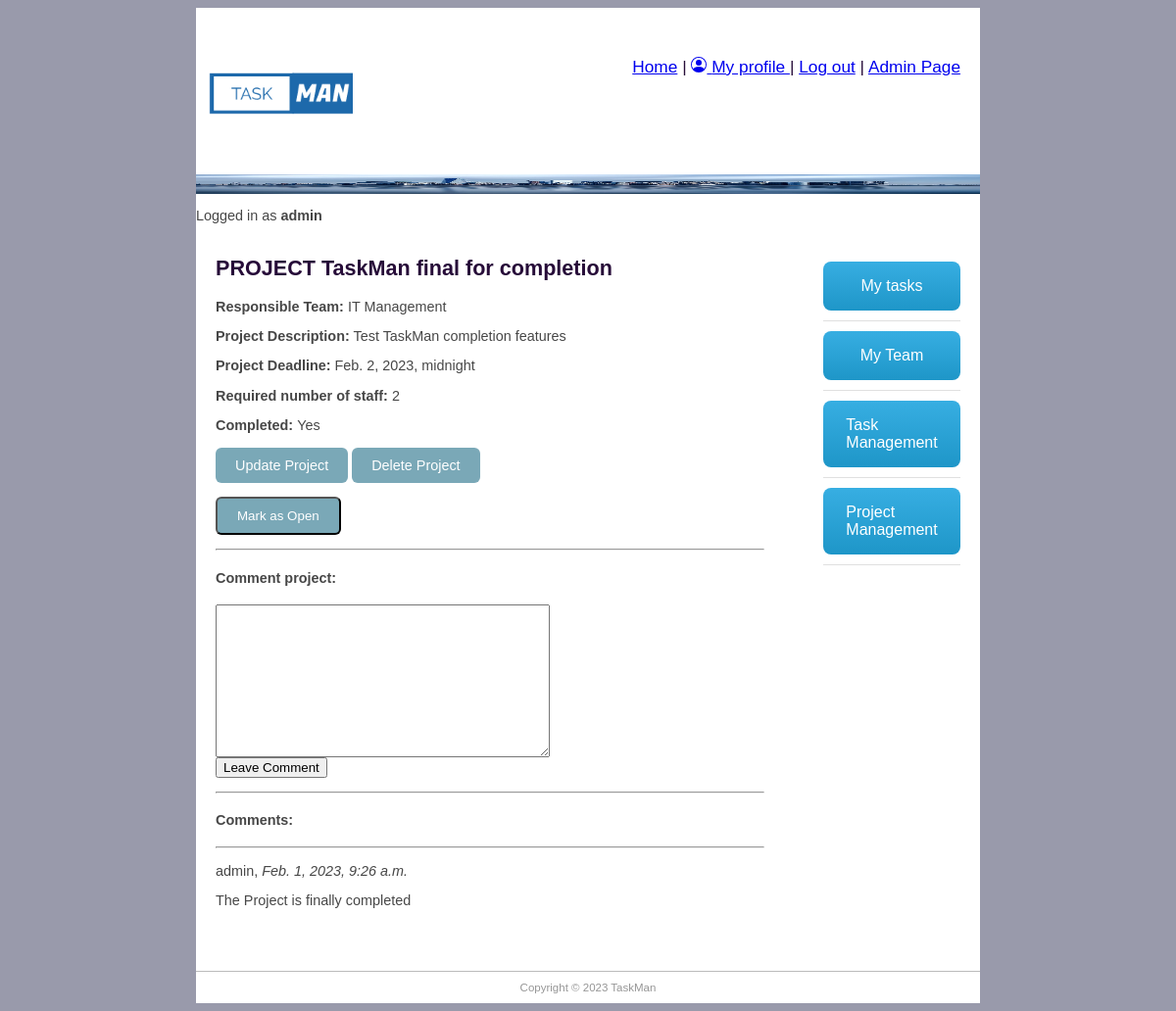
The app's page /taskman/projects/9 (signed in) with its own data.
### taskman/models.py (models this page shows, shortened)
class Project(models.Model):
    title = models.CharField('Project title', max_length=100, help_text='Enter project title')
    description = models.TextField('Description', max_length=2000, help_text='Enter project description')
    group_id = models.ForeignKey(Group, help_text='Assign to a team', blank=True, on_delete=models.SET_NULL, null=True)
    employee_req = models.IntegerField('Number of employees expected. Min:1', default=0, validators=[MinValueValidator(1)])
    enddate = models.DateTimeField('Requested finish date', null=True, blank=True)
    created_on = models.DateTimeField(editable=False, auto_now_add=True)
    updated_on = models.DateTimeField(editable=False, auto_now_add=True)
    completed_on = models.BooleanField('Completed', default=False)

class ProjectComment(models.Model):
    project = models.ForeignKey(Project, on_delete=models.SET_NULL, null=True, blank=True)
    user = models.ForeignKey(User, on_delete=models.SET_NULL, null=True, blank=True)
    date_created = models.DateTimeField(auto_now_add=True)
    content = models.TextField('Comment', max_length=2000)

### taskman/views.py (the view, shortened to what this page needs)
# urls.py: path('projects/<int:pk>', views.ProjectDetailView.as_view(), name='project-detail'),
class ProjectDetailView(FormMixin, generic.DetailView, LoginRequiredMixin):
    model = Project
    template_name = 'project_detail.html'
    form_class = ProjectCommentForm
    def get_context_data(self, **kwargs):
        context = super().get_context_data(**kwargs)
        current_employee = Employee.objects.get(user=self.request.user)
        context['current_employee'] = current_employee
        return context
    def get_object(self):
        return Project.objects.get(pk=self.kwargs['pk'])

### taskman/forms.py
class ProjectCommentForm(forms.ModelForm):
    class Meta:
        model = ProjectComment
        fields = ('content', 'project', 'user')
        widgets = {'project': forms.HiddenInput(), 'user': forms.HiddenInput()}

### taskman/templates/project_detail.html (shortened to what this page needs)
{% extends "base.html" %}
{% block content %}
<h1>PROJECT {{project.title}}</h1>
{% if current_employee.team_role.name == 'Manager' or current_employee.team_role.name == 'Team Lead'%}
<p><b>Responsible Team: </b> {{project.group_id}}</p>
<p><b>Project Description:</b> {{project.description}}</p>
<p><b>Project Deadline: </b>{{project.enddate}}</p>
<p><b>Required number of staff: </b>{{project.employee_req}} </p>
<p><b>Completed: </b>
    {% if project.completed_on == True %}
    Yes
    {%else%}
    No
    {%endif%}
</p>
<p>
    <a class="button-cool" href="{% url 'project-update' project.pk %}">Update Project</a>
    <a class="button-cool" href="{% url 'project-delete' project.pk %}">Delete Project</a>
</p>
{% if project.completed_on == False %}
<form method="POST" action="{% url 'complete-project' project.pk %}">
  {% csrf_token %}
  <button type="submit" class="button-cool">Mark as Completed</button>
</form>
{%else%}
<form method="POST" action="{% url 'open-project' project.pk %}">
  <button type="submit" class="button-cool">Mark as Open</button>
</form>
{%endif%}
<hr>
{% if user.is_authenticated %}
<div class="fieldWrapper">
    <h4>Comment project:</h4>
    <form action="" method="post">
        {{ form.content }}
        <br>
        <input type="submit", value="Leave Comment">
    </form>
</div>
{% endif %}
<hr>
<h4>Comments:</h4>
{% if project.projectcomment_set.all %}
{% for project_com in project.projectcomment_set.all %}
<hr>
<p>{{project_com.user}}, <em>{{project_com.date_created}}</em></p>
<p>{{project_com.content}}</p>
{% endfor %}
{% else %}
<p>No comments for the project</p>
{% endif %}
{%else%}
<p> You do not have permission to view project</p>
{%endif%}
{% endblock %}

### taskman/templates/base.html (shortened to what this page needs)
{% load static %}
<!doctype html>
<html>
  <head>
    <link href="{% static 'css/main.css' %}" rel="stylesheet" type="text/css">
  </head>
  <body>
    <div id="wrapper">
    <header id="header">
      <div id="logo"><img src="{% static 'css/logo.png' %}" alt="" width="150" height="150"/></div>
      <div id="top_menu"><a href="/">Home</a> |
        {% if user.is_authenticated%}
            <a href="{% url 'employee-page' %}">
                My profile
            </a>
              | <a href="{% url 'logout' %}">Log out</a>
            {% else%}
            <a href="{% url 'login' %}">Login</a>
        {% endif %}
          | <a href="{% url 'admin:index' %}">Admin Page</a>
        </div>
      <div id="topbanner"><img src="{% static 'css/pexels-pixabay-290595.jpg' %}" alt="" width="800" height="20"/></div>
        <p>Logged in as <strong>{{user.username}}</strong></p>
    </header>
      <aside id="rightsidebar">
      <nav id="nav">
        {% if user.is_authenticated%}
          <ul>
            <li><a href="{% url 'tasks_name' %}" class="button-43">My tasks</a></li>
            <li><a href="{% url 'my-team' %}" class="button-43">My Team</a></li>
                {% if current_employee.team_role.name == 'Manager' or current_employee.team_role.name == 'Team Lead' or current_employee.team_role.name == 'Senior' %}
                <li><a href="{% url 'all_tasks' %}" class="button-43">Task Management</a></li>
                {% endif %}
                {% if current_employee.team_role.name == 'Manager' or current_employee.team_role.name == 'Team Lead'%}
                <li><a href="{% url 'all_projects' %}" class="button-43">Project Management</a></li>
                {% endif %}
          </ul>
        {% endif %}
      </nav>
    </aside>
    <section id="main">
      {% block content %}{% endblock content %}
    </section>
    <footer id="footer">Copyright &copy;
       TaskMan
    </footer>
    </div>
  </body>
</html>

### taskman/static/css/main.css (style rules this page uses)
#header { border-style: none; width: 800px; height: auto; }
#wrapper { margin-top: 0px; margin-left: auto; margin-right: auto; background-color: #FFFFFF; width: 800px; }
body { background-color: #999AAB; font-family: "Trebuchet MS", Helvetica, sans-serif; font-size: 0.9em; text-align: justify; color: #474747; }
h1 { color: #270c39; }
#footer { text-align: center; font-size: 0.8em; padding-top: 10px; padding-bottom: 10px; background-color: #FFFFFF; border-top: thin solid #BBBBBB; clear: both; color: #969696; }
#nav li { padding-top: 10px; padding-bottom: 10px; font-size: 1em; list-style-type: none; border-bottom: thin solid #e0e0e0; color: #1e9d36; left: 0px; list-style-position: inside; }
#nav li a { text-decoration: none; }
#rightsidebar { width: 180px; height: 350px; float: right; padding-right: 20px; }
#main { width: 560px; float: left; margin: 0 10px 50px 20px; padding-right: 10px; }
#logo { padding: 10px; float: left; }
#top_menu { float: right; padding: 50px 20px 0px 0px; font-size: 1.2em; color: #270c39; }
.button-43 { background-image: linear-gradient(-180deg, #37AEE2 0%, #1E96C8 100%); border-radius: .5rem; box-sizing: border-box; color: #FFFFFF; display: flex; font-size: 16px; justify-content: center; padding: 1rem 1.75rem; text-decoration: none; width: 100%; border: 0; cursor: pointer; user-select: none; -webkit-user-select: none; touch-action: manipulation; }
@media (min-width: 768px) { .button-43 { padding: 1rem 2rem; } }
.button-cool { display: inline-block; padding: 10px 20px; text-align: center; text-decoration: none; color: #ffffff; background-color: #7aa8b7; border-radius: 6px; outline: none; }

### taskman/templates/project_detail.html (style rules this page uses)
.button-cool { display: inline-block; padding: 10px 20px; text-align: center; text-decoration: none; color: #ffffff; background-color: #7aa8b7; border-radius: 6px; outline: none; }

### records on screen
Project: title "TaskMan final for completion", group_id "IT Management", description "Test TaskMan completion features", enddate "Feb. 2, 2023, midnight", employee_req "2"
ProjectComment: user "admin", date_created "Feb. 1, 2023, 9:26 a.m.", content "The Project is finally completed"

### other values on screen
{{ user.username }} "admin"
